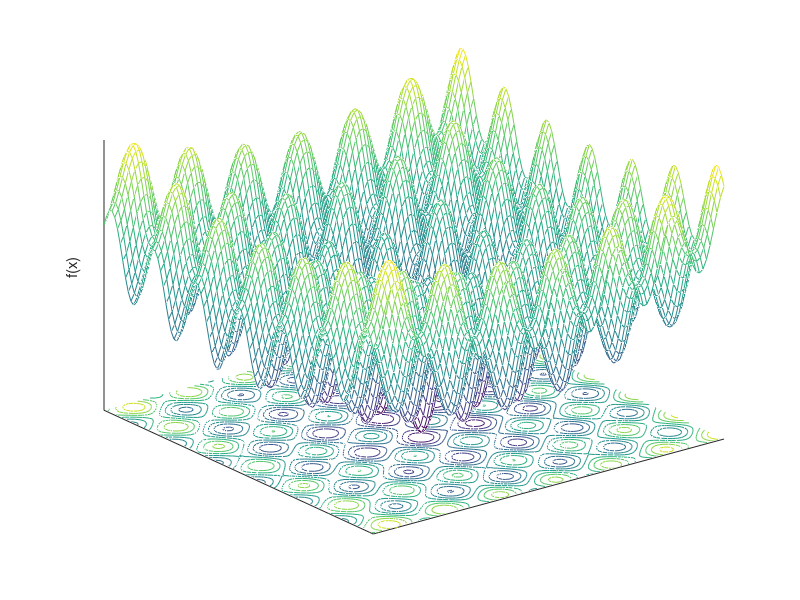

The MATLAB source for this figure:
function AckleyTestPlot

xlimits = [-10 10];
dx = (xlimits(2) - xlimits(1)) / 100;
N = floor((xlimits(2) - xlimits(1)) / dx) + 1;
obj = zeros(N, N);
i = 0;
for x = xlimits(1) : dx : xlimits(2)
    i = i + 1;
    k = 0;
    for y = xlimits(1) : dx : xlimits(2)
        k = k + 1;
        obj(i,k) = 3 * (cos(2*x) + sin(2*y)) + exp(-0.2) * sqrt(x^2 + y^2);
    end
end
close all;
[x, y] = meshgrid(xlimits(1) : dx : xlimits(2));
meshc(x,y,obj);
zlabel('f(x)')
set(gca, 'XTick', [])
set(gca, 'YTick', [])
set(gca, 'ZTick', [])
temp = axis;
axis([xlimits, xlimits, temp(5), max(max(obj))])